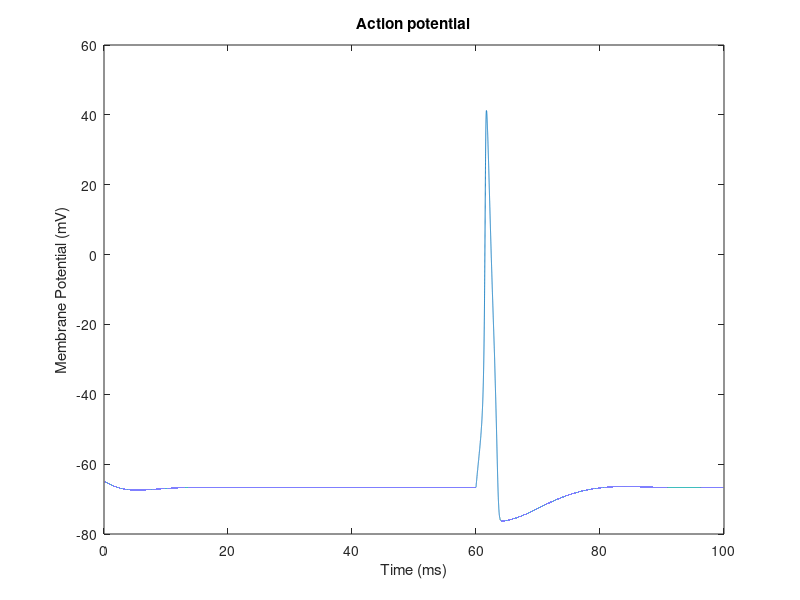
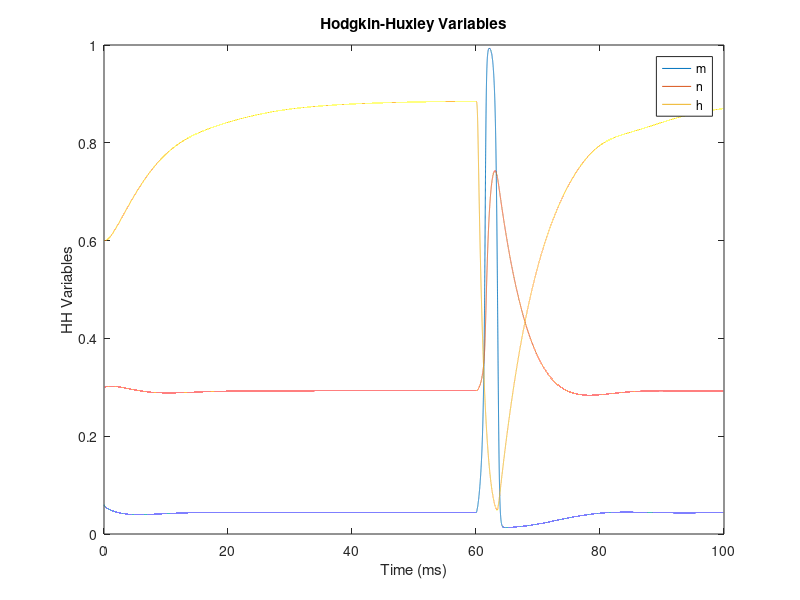
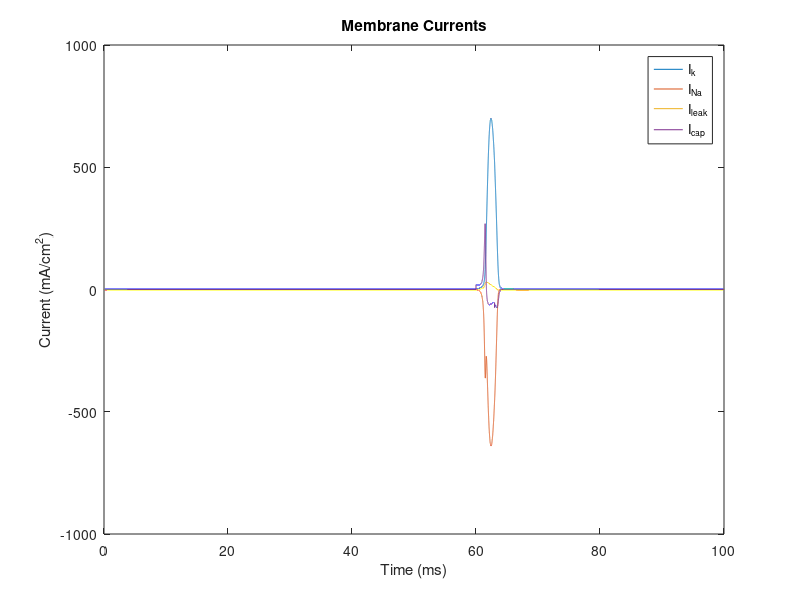
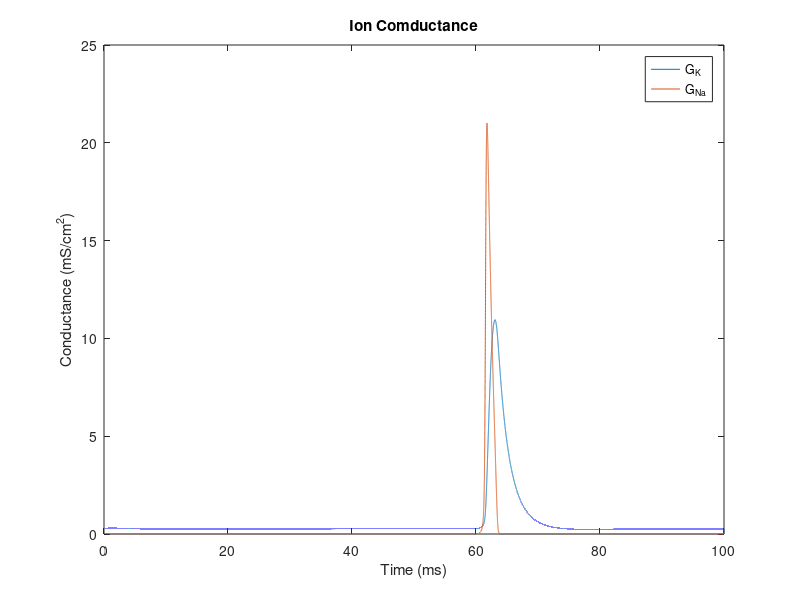

Source code (MATLAB) for these figures, in order:
%Problem 1. (a) 
%Implement the HH model in Matlab.
step_num = 100000;

% Initiliza arrays
n = zeros(1,step_num);
m = zeros(1,step_num);
h = zeros(1,step_num);
V = zeros(1,step_num);

ConducK = zeros(1,step_num+1);
ConducNa = zeros(1,step_num+1);
I_k = zeros(1,step_num+1);
I_Na = zeros(1,step_num+1);
I_leak = zeros(1,step_num+1);
I_cap = zeros(1,step_num+1);

% Define constants
Cm = 1;
I = 0;
Vl = -61;
Vk = -77;
VNa = 55;
gL = 0.3;
gK = 36;
gNa = 120;

dt=0.001; % step's size
T = 0:100000;

% Define init values
n(1) = 0.3;
m(1) = 0.06;
h(1) = 0.6;
V(1) = -65;
ConducK(1) = (gK*(n(1)^4));
ConducNa(1) = (gNa*(m(1)^3)*h(1));

I_k(1) = ConducK(1) * (V(1)-Vk);
I_Na(1) = ConducNa(1) * (V(1)-VNa);
I_leak(1) = gL * (V(1)-Vl);


for t=1:(length(T)-1)
    if t==60000
        I=20;
    end
    
    if t==63000
        I=0;
    end
    
    %Define alpha and betas
    an = (0.01 * ((-65-V(t))+10))/(exp(((-65-V(t))+10)/10)-1);
    bn = 0.125*exp((-65-V(t))/80);

    am = 0.1 * ((-65-V(t)) + 25)/(exp(((-65-V(t))+25)/10)-1);
    bm = 4*exp((-65-V(t))/18);
  
    ah = 0.07 * exp((-65-V(t))/20);
    bh = 1/(exp(((-65-V(t))+30/10))+1);
    
    % Conductances
    ConducK(t) = gK*(n(t)^4);
    ConducNa(t) = gNa*(m(t)^3)*h(t);
    
    % Currents
    I_k(t) = ConducK(t) * (V(t)-Vk);
    I_Na(t) = ConducNa(t) * (V(t)-VNa);
    I_leak(t) = gL * (V(t)-Vl);
    if t>1
        I_cap(t) = (V(t)-V(t-1))/0.001;
    end
    
    % Membrane potential
    V(t+1) = V(t)+ ((I - I_k(t) - I_Na(t) - I_leak(t))/Cm)*dt;

    % HH variables
    n(t+1) = n(t) + (an*(1-n(t)) - bn*n(t))*dt;
    m(t+1) = m(t) + (am*(1-m(t)) - bm*m(t))*dt;
    h(t+1) = h(t) + (ah*(1-h(t)) - bh*h(t))*dt;
end

a=figure(1);
plot(T*0.001,V);
xlabel('Time (ms)');
ylabel('Membrane Potential (mV)');
title('Action potential');
saveas(a,'p1-1-1.png');

b=figure(2);
plot(T*0.001,m);
xlabel('Time (ms)');
ylabel('HH Variables');
title('Hodgkin-Huxley Variables');  
hold on
plot(T*0.001,n);
plot(T*0.001,h);
legend("m", "n", "h");
hold off
saveas(b,'p1-1-2.png');

%Current
c=figure(3);
disp(length(T))
disp(length(I_k))
plot(T*0.001,I_k);
title('Membrane Currents');
xlabel('Time (ms)');
ylabel('Current (mA/cm^2)');
hold on;
plot(T*0.001,I_Na);
plot(T*0.001,I_leak);
plot(T*0.001,I_cap);
legend("I_k", 'I_N_a', "I_l_e_a_k", "I_c_a_p");
hold off;
saveas(c,'p1-1-3.png');

%Conductance
d=figure(4);
plot(T*0.001,ConducK);
title('Ion Comductance');
xlabel('Time (ms)');
ylabel('Conductance (mS/cm^2)');
hold on;
plot(T*0.001,ConducNa);
legend("G_K", "G_N_a")
hold off;
saveas(d,'p1-1-4.png');